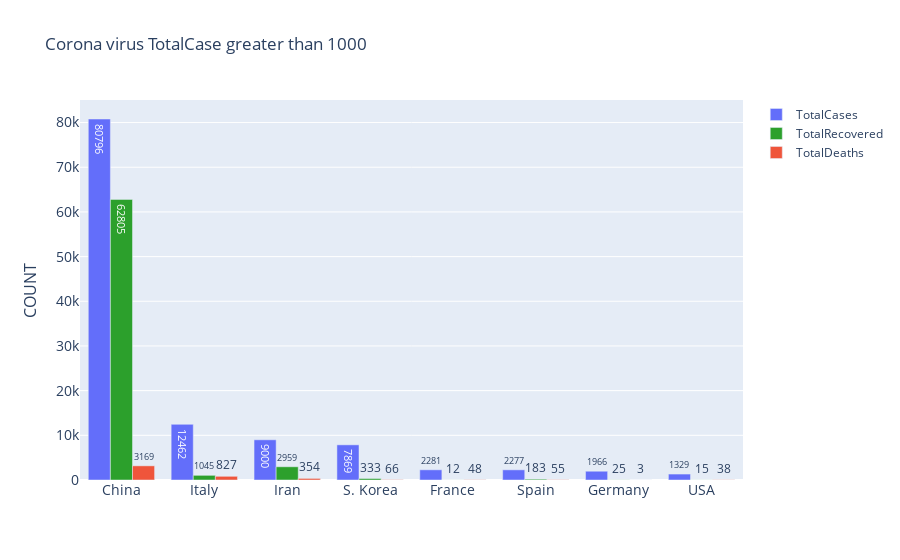

Here is the notebook cell this chart was saved with:
### Code cell
fig = go.Figure()
fig.add_trace(go.Bar(
    x=df["Country,Other"][df.TotalCases>1000],
    y=df.TotalCases[df.TotalCases>1000],
    name='TotalCases',
    marker_color='#636EFA',
    text=df.TotalCases[df.TotalCases>1000],
    textposition='auto'
))
fig.add_trace(go.Bar(
    x=df["Country,Other"][df.TotalCases>1000],
    y=df["TotalRecovered"][df.TotalCases>1000],
    name='TotalRecovered',
    marker_color='#2ca02c',
    text=df.TotalRecovered[df.TotalCases>1000],
    textposition='auto'
))

fig.add_trace(go.Bar(
    x=df["Country,Other"][df.TotalCases>1000],
    y=df.TotalDeaths[df.TotalCases>1000],
    name='TotalDeaths',
    marker_color='#EF553B',
    text=df.TotalDeaths[df.TotalCases>1000],
    textposition='auto'
))
fig.update_layout(title_text='Corona virus TotalCase greater than 1000',xaxis_tickfont_size=14,
    yaxis=dict(
        title='COUNT',
        titlefont_size=16,
        tickfont_size=14))
fig.show()

### Figure 1 — Plotly figure (JSON) as saved in the notebook; plotly's stock layout.template omitted (floating-point values rounded to 4 significant figures)
{"data": [{"marker": {"color": "#636EFA"}, "name": "TotalCases", "text": [80796, 12462, 9000, 7869, 2281, 2277, 1966, 1329], "textposition": "auto", "type": "bar", "x": ["China", "Italy", "Iran", "S. Korea", "France", "Spain", "Germany", "USA"], "y": [80796, 12462, 9000, 7869, 2281, 2277, 1966, 1329]}, {"marker": {"color": "#2ca02c"}, "name": "TotalRecovered", "text": [62805, 1045, 2959, 333, 12, 183, 25, 15], "textposition": "auto", "type": "bar", "x": ["China", "Italy", "Iran", "S. Korea", "France", "Spain", "Germany", "USA"], "y": [62805, 1045, 2959, 333, 12, 183, 25, 15]}, {"marker": {"color": "#EF553B"}, "name": "TotalDeaths", "text": [3169, 827, 354, 66, 48, 55, 3, 38], "textposition": "auto", "type": "bar", "x": ["China", "Italy", "Iran", "S. Korea", "France", "Spain", "Germany", "USA"], "y": [3169, 827, 354, 66, 48, 55, 3, 38]}], "layout": {"title": {"text": "Corona virus TotalCase greater than 1000"}, "xaxis": {"tickfont": {"size": 14}}, "yaxis": {"tickfont": {"size": 14}, "title": {"font": {"size": 16}, "text": "COUNT"}}}}
